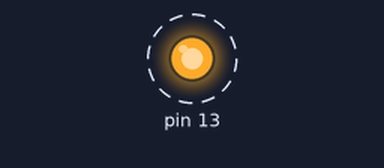
Bench run of a sketch on a simulated Arduino Uno, built with avr-gcc and run on an emulated ATmega328P. Parts: output pins drawn as LEDs (lit = HIGH). Dashed ring = blinking. What the sketch prints to the serial monitor is not drawn.

Above: at 0.2 s.
Timing chart, 0 to 3.0 s (numbered marks = the images above):
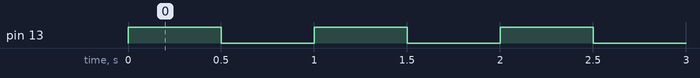

Measured:
- by itself, pin 13: alternates HIGH for 0.50 s and LOW for 0.50 s

The sketch:

R01.ino
```cpp
#include <Arduino.h>
void setup() { Serial.begin(9600); Serial.println("START"); pinMode(13, OUTPUT); }
void loop() { digitalWrite(13, HIGH); Serial.println("ON"); delay(500); digitalWrite(13, LOW); Serial.println("OFF"); delay(500); }
```
